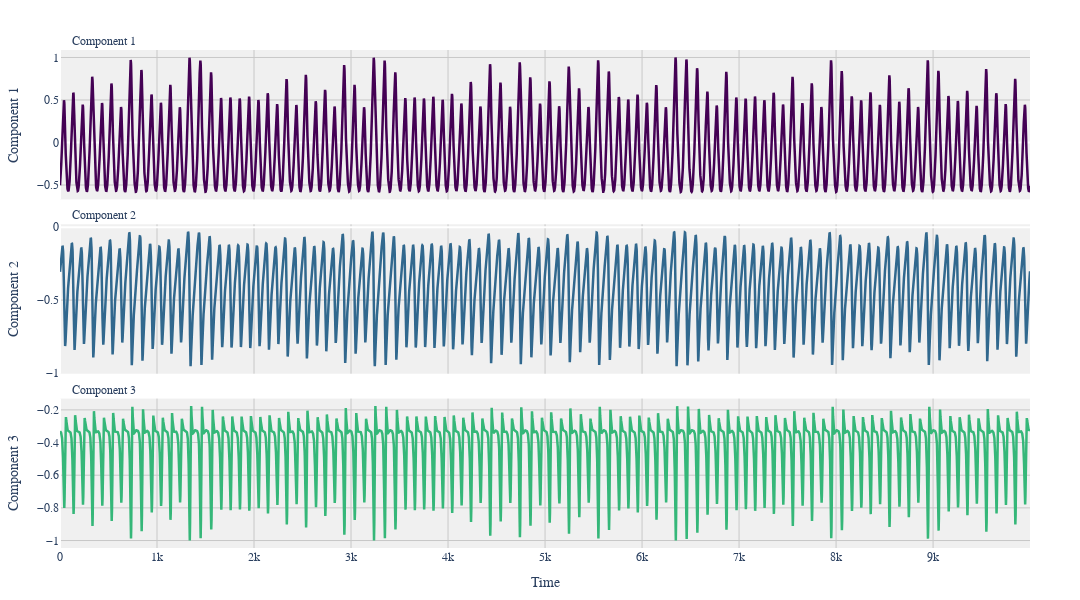

The notebook cell saved with this chart:
### Markdown cell above
Vizulizing Datasets

### Code cell
viz.plot_components(input)

### Figure 1 — Plotly figure (JSON) as saved in the notebook; plotly's stock layout.template omitted (floating-point values rounded to 4 significant figures; data arrays with more than 128 entries replaced by an {"elided": "..."} marker saying what was removed)
{"data": [{"hoverinfo": "x+y", "line": {"color": "#440154", "width": 2.5}, "mode": "lines", "name": "Component 1", "showlegend": false, "type": "scatter", "x": {"elided": "10000 int values"}, "xaxis": "x", "y": {"elided": "10000 float values"}, "yaxis": "y"}, {"hoverinfo": "x+y", "line": {"color": "#31688e", "width": 2.5}, "mode": "lines", "name": "Component 2", "showlegend": false, "type": "scatter", "x": {"elided": "10000 int values"}, "xaxis": "x2", "y": {"elided": "10000 float values"}, "yaxis": "y2"}, {"hoverinfo": "x+y", "line": {"color": "#35b779", "width": 2.5}, "mode": "lines", "name": "Component 3", "showlegend": false, "type": "scatter", "x": {"elided": "10000 int values"}, "xaxis": "x3", "y": {"elided": "10000 float values"}, "yaxis": "y3"}], "layout": {"annotations": [{"font": {"size": 12}, "showarrow": false, "text": "Component 1", "x": 0.01, "xanchor": "left", "xref": "paper", "y": 1, "yanchor": "bottom", "yref": "paper"}, {"font": {"size": 12}, "showarrow": false, "text": "Component 2", "x": 0.01, "xanchor": "left", "xref": "paper", "y": 0.65, "yanchor": "bottom", "yref": "paper"}, {"font": {"size": 12}, "showarrow": false, "text": "Component 3", "x": 0.01, "xanchor": "left", "xref": "paper", "y": 0.3, "yanchor": "bottom", "yref": "paper"}], "font": {"family": "Arial", "size": 12}, "height": 600, "hovermode": "x unified", "margin": {"b": 50, "l": 50, "r": 50, "t": 50}, "paper_bgcolor": "white", "plot_bgcolor": "rgb(240, 240, 240)", "title": {"font": {"family": "Arial", "size": 20}, "text": "", "x": 0.5, "xanchor": "center", "y": 0.95, "yanchor": "top"}, "width": 1080, "xaxis": {"anchor": "y", "domain": [0, 1], "gridcolor": "rgb(200, 200, 200)", "matches": "x3", "showgrid": true, "showticklabels": false}, "xaxis2": {"anchor": "y2", "domain": [0, 1], "gridcolor": "rgb(200, 200, 200)", "matches": "x3", "showgrid": true, "showticklabels": false}, "xaxis3": {"anchor": "y3", "domain": [0, 1], "gridcolor": "rgb(200, 200, 200)", "showgrid": true, "title": {"text": "Time"}}, "yaxis": {"anchor": "x", "domain": [0.7, 1], "gridcolor": "rgb(200, 200, 200)", "showgrid": true, "title": {"text": "Component 1"}}, "yaxis2": {"anchor": "x2", "domain": [0.35, 0.65], "gridcolor": "rgb(200, 200, 200)", "showgrid": true, "title": {"text": "Component 2"}}, "yaxis3": {"anchor": "x3", "domain": [0, 0.3], "gridcolor": "rgb(200, 200, 200)", "showgrid": true, "title": {"text": "Component 3"}}}}
